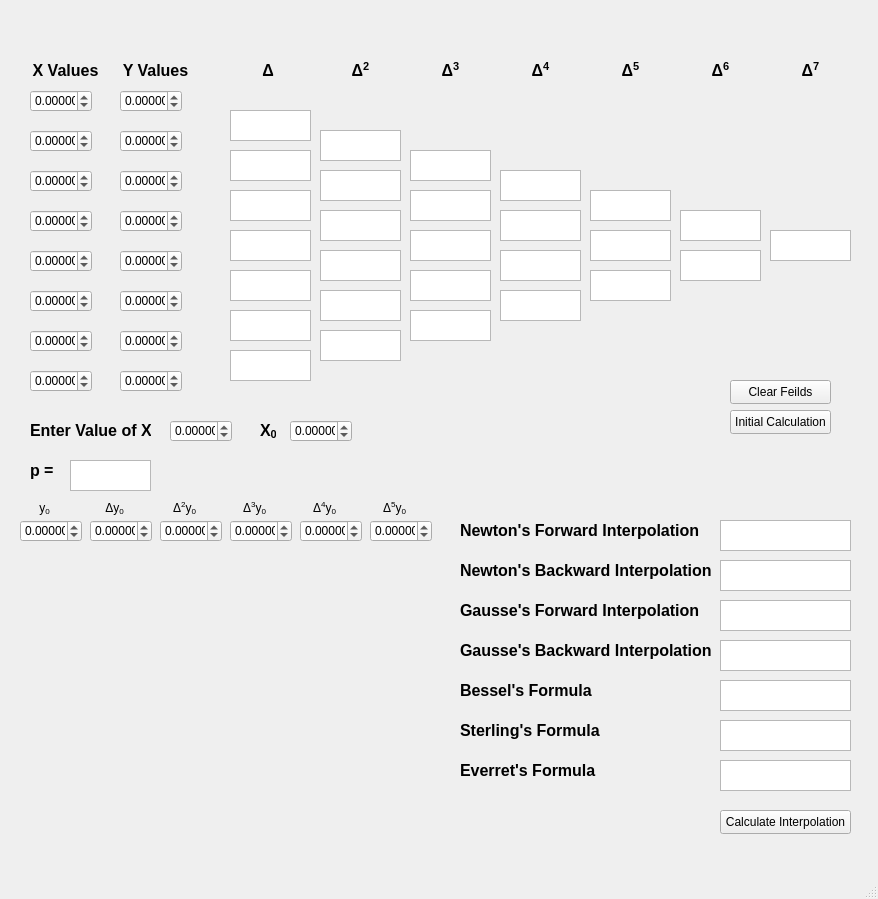
 <widget class="QMainWindow" name="MainWindow">
  <property name="geometry">
   <rect>
    <x>0</x>
    <y>0</y>
    <width>878</width>
    <height>899</height>
   </rect>
  </property>
  <property name="windowTitle">
   <string>Interpolation</string>
  </property>
  <widget class="QWidget" name="centralwidget">
   <widget class="QDoubleSpinBox" name="x1">
    <property name="geometry">
     <rect>
      <x>30</x>
      <y>90</y>
      <width>62</width>
      <height>22</height>
     </rect>
    </property>
    <property name="decimals">
     <number>6</number>
    </property>
    <property name="minimum">
     <double>-10000.000000000000000</double>
    </property>
    <property name="maximum">
     <double>10000.000000000000000</double>
    </property>
   </widget>
   <widget class="QLabel" name="xValuesLabel">
    <property name="geometry">
     <rect>
      <x>30</x>
      <y>60</y>
      <width>71</width>
      <height>21</height>
     </rect>
    </property>
    <property name="text">
     <string>&lt;html&gt;&lt;head/&gt;&lt;body&gt;&lt;p align=&quot;center&quot;&gt;&lt;span style=&quot; font-size:12pt; font-weight:700;&quot;&gt;X Values&lt;/span&gt;&lt;/p&gt;&lt;/body&gt;&lt;/html&gt;</string>
    </property>
   </widget>
   <widget class="QDoubleSpinBox" name="x2">
    <property name="geometry">
     <rect>
      <x>30</x>
      <y>130</y>
      <width>62</width>
      <height>22</height>
     </rect>
    </property>
    <property name="decimals">
     <number>6</number>
    </property>
    <property name="minimum">
     <double>-10000.000000000000000</double>
    </property>
    <property name="maximum">
     <double>10000.000000000000000</double>
    </property>
   </widget>
   <widget class="QDoubleSpinBox" name="x3">
    <property name="geometry">
     <rect>
      <x>30</x>
      <y>170</y>
      <width>62</width>
      <height>22</height>
     </rect>
    </property>
    <property name="decimals">
     <number>6</number>
    </property>
    <property name="minimum">
     <double>-10000.000000000000000</double>
    </property>
    <property name="maximum">
     <double>10000.000000000000000</double>
    </property>
   </widget>
   <widget class="QDoubleSpinBox" name="x4">
    <property name="geometry">
     <rect>
      <x>30</x>
      <y>210</y>
      <width>62</width>
      <height>22</height>
     </rect>
    </property>
    <property name="decimals">
     <number>6</number>
    </property>
    <property name="minimum">
     <double>-10000.000000000000000</double>
    </property>
    <property name="maximum">
     <double>10000.000000000000000</double>
    </property>
   </widget>
   <widget class="QDoubleSpinBox" name="x5">
    <property name="geometry">
     <rect>
      <x>30</x>
      <y>250</y>
      <width>62</width>
      <height>22</height>
     </rect>
    </property>
    <property name="decimals">
     <number>6</number>
    </property>
    <property name="minimum">
     <double>-10000.000000000000000</double>
    </property>
    <property name="maximum">
     <double>10000.000000000000000</double>
    </property>
   </widget>
   <widget class="QDoubleSpinBox" name="x6">
    <property name="geometry">
     <rect>
      <x>30</x>
      <y>290</y>
      <width>62</width>
      <height>22</height>
     </rect>
    </property>
    <property name="decimals">
     <number>6</number>
    </property>
    <property name="minimum">
     <double>-10000.000000000000000</double>
    </property>
    <property name="maximum">
     <double>10000.000000000000000</double>
    </property>
   </widget>
   <widget class="QDoubleSpinBox" name="x7">
    <property name="geometry">
     <rect>
      <x>30</x>
      <y>330</y>
      <width>62</width>
      <height>22</height>
     </rect>
    </property>
    <property name="decimals">
     <number>6</number>
    </property>
    <property name="minimum">
     <double>-10000.000000000000000</double>
    </property>
    <property name="maximum">
     <double>10000.000000000000000</double>
    </property>
   </widget>
   <widget class="QDoubleSpinBox" name="x8">
    <property name="geometry">
     <rect>
      <x>30</x>
      <y>370</y>
      <width>62</width>
      <height>22</height>
     </rect>
    </property>
    <property name="decimals">
     <number>6</number>
    </property>
    <property name="minimum">
     <double>-10000.000000000000000</double>
    </property>
    <property name="maximum">
     <double>10000.000000000000000</double>
    </property>
   </widget>
   <widget class="QDoubleSpinBox" name="y7">
    <property name="geometry">
     <rect>
      <x>120</x>
      <y>330</y>
      <width>62</width>
      <height>22</height>
     </rect>
    </property>
    <property name="decimals">
     <number>6</number>
    </property>
    <property name="minimum">
     <double>-10000.000000000000000</double>
    </property>
    <property name="maximum">
     <double>10000.000000000000000</double>
    </property>
   </widget>
   <widget class="QDoubleSpinBox" name="y4">
    <property name="geometry">
     <rect>
      <x>120</x>
      <y>210</y>
      <width>62</width>
      <height>22</height>
     </rect>
    </property>
    <property name="decimals">
     <number>6</number>
    </property>
    <property name="minimum">
     <double>-10000.000000000000000</double>
    </property>
    <property name="maximum">
     <double>10000.000000000000000</double>
    </property>
   </widget>
   <widget class="QLabel" name="YValuesLabel">
    <property name="geometry">
     <rect>
      <x>120</x>
      <y>60</y>
      <width>71</width>
      <height>21</height>
     </rect>
    </property>
    <property name="text">
     <string>&lt;html&gt;&lt;head/&gt;&lt;body&gt;&lt;p align=&quot;center&quot;&gt;&lt;span style=&quot; font-size:12pt; font-weight:700;&quot;&gt;Y Values&lt;/span&gt;&lt;/p&gt;&lt;/body&gt;&lt;/html&gt;</string>
    </property>
   </widget>
   <widget class="QDoubleSpinBox" name="y6">
    <property name="geometry">
     <rect>
      <x>120</x>
      <y>290</y>
      <width>62</width>
      <height>22</height>
     </rect>
    </property>
    <property name="decimals">
     <number>6</number>
    </property>
    <property name="minimum">
     <double>-10000.000000000000000</double>
    </property>
    <property name="maximum">
     <double>10000.000000000000000</double>
    </property>
   </widget>
   <widget class="QDoubleSpinBox" name="y2">
    <property name="geometry">
     <rect>
      <x>120</x>
      <y>130</y>
      <width>62</width>
      <height>22</height>
     </rect>
    </property>
    <property name="decimals">
     <number>6</number>
    </property>
    <property name="minimum">
     <double>-10000.000000000000000</double>
    </property>
    <property name="maximum">
     <double>10000.000000000000000</double>
    </property>
   </widget>
   <widget class="QDoubleSpinBox" name="y1">
    <property name="geometry">
     <rect>
      <x>120</x>
      <y>90</y>
      <width>62</width>
      <height>22</height>
     </rect>
    </property>
    <property name="decimals">
     <number>6</number>
    </property>
    <property name="minimum">
     <double>-10000.000000000000000</double>
    </property>
    <property name="maximum">
     <double>10000.000000000000000</double>
    </property>
   </widget>
   <widget class="QDoubleSpinBox" name="y3">
    <property name="geometry">
     <rect>
      <x>120</x>
      <y>170</y>
      <width>62</width>
      <height>22</height>
     </rect>
    </property>
    <property name="decimals">
     <number>6</number>
    </property>
    <property name="minimum">
     <double>-10000.000000000000000</double>
    </property>
    <property name="maximum">
     <double>10000.000000000000000</double>
    </property>
   </widget>
   <widget class="QDoubleSpinBox" name="y5">
    <property name="geometry">
     <rect>
      <x>120</x>
      <y>250</y>
      <width>62</width>
      <height>22</height>
     </rect>
    </property>
    <property name="decimals">
     <number>6</number>
    </property>
    <property name="minimum">
     <double>-10000.000000000000000</double>
    </property>
    <property name="maximum">
     <double>10000.000000000000000</double>
    </property>
   </widget>
   <widget class="QDoubleSpinBox" name="y8">
    <property name="geometry">
     <rect>
      <x>120</x>
      <y>370</y>
      <width>62</width>
      <height>22</height>
     </rect>
    </property>
    <property name="decimals">
     <number>6</number>
    </property>
    <property name="minimum">
     <double>-10000.000000000000000</double>
    </property>
    <property name="maximum">
     <double>10000.000000000000000</double>
    </property>
   </widget>
   <widget class="QTextBrowser" name="delta1">
    <property name="geometry">
     <rect>
      <x>230</x>
      <y>110</y>
      <width>81</width>
      <height>31</height>
     </rect>
    </property>
   </widget>
   <widget class="QLabel" name="deltaLabel">
    <property name="geometry">
     <rect>
      <x>260</x>
      <y>60</y>
      <width>16</width>
      <height>21</height>
     </rect>
    </property>
    <property name="text">
     <string>&lt;html&gt;&lt;head/&gt;&lt;body&gt;&lt;p align=&quot;center&quot;&gt;&lt;span style=&quot; font-size:12pt; font-weight:700;&quot;&gt;Δ&lt;/span&gt;&lt;/p&gt;&lt;/body&gt;&lt;/html&gt;</string>
    </property>
   </widget>
   <widget class="QTextBrowser" name="delta2">
    <property name="geometry">
     <rect>
      <x>230</x>
      <y>150</y>
      <width>81</width>
      <height>31</height>
     </rect>
    </property>
   </widget>
   <widget class="QTextBrowser" name="delta3">
    <property name="geometry">
     <rect>
      <x>230</x>
      <y>190</y>
      <width>81</width>
      <height>31</height>
     </rect>
    </property>
   </widget>
   <widget class="QTextBrowser" name="delta4">
    <property name="geometry">
     <rect>
      <x>230</x>
      <y>230</y>
      <width>81</width>
      <height>31</height>
     </rect>
    </property>
   </widget>
   <widget class="QTextBrowser" name="delta5">
    <property name="geometry">
     <rect>
      <x>230</x>
      <y>270</y>
      <width>81</width>
      <height>31</height>
     </rect>
    </property>
   </widget>
   <widget class="QTextBrowser" name="delta6">
    <property name="geometry">
     <rect>
      <x>230</x>
      <y>310</y>
      <width>81</width>
      <height>31</height>
     </rect>
    </property>
   </widget>
   <widget class="QTextBrowser" name="delta7">
    <property name="geometry">
     <rect>
      <x>230</x>
      <y>350</y>
      <width>81</width>
      <height>31</height>
     </rect>
    </property>
   </widget>
   <widget class="QTextBrowser" name="delta26">
    <property name="geometry">
     <rect>
      <x>320</x>
      <y>330</y>
      <width>81</width>
      <height>31</height>
     </rect>
    </property>
   </widget>
   <widget class="QLabel" name="delta2Label">
    <property name="geometry">
     <rect>
      <x>350</x>
      <y>60</y>
      <width>21</width>
      <height>21</height>
     </rect>
    </property>
    <property name="text">
     <string>&lt;html&gt;&lt;head/&gt;&lt;body&gt;&lt;p align=&quot;center&quot;&gt;&lt;span style=&quot; font-size:12pt; font-weight:700;&quot;&gt;Δ&lt;/span&gt;&lt;span style=&quot; font-size:12pt; font-weight:700; vertical-align:super;&quot;&gt;2&lt;/span&gt;&lt;/p&gt;&lt;/body&gt;&lt;/html&gt;</string>
    </property>
   </widget>
   <widget class="QTextBrowser" name="delta23">
    <property name="geometry">
     <rect>
      <x>320</x>
      <y>210</y>
      <width>81</width>
      <height>31</height>
     </rect>
    </property>
   </widget>
   <widget class="QTextBrowser" name="delta24">
    <property name="geometry">
     <rect>
      <x>320</x>
      <y>250</y>
      <width>81</width>
      <height>31</height>
     </rect>
    </property>
   </widget>
   <widget class="QTextBrowser" name="delta25">
    <property name="geometry">
     <rect>
      <x>320</x>
      <y>290</y>
      <width>81</width>
      <height>31</height>
     </rect>
    </property>
   </widget>
   <widget class="QTextBrowser" name="delta21">
    <property name="geometry">
     <rect>
      <x>320</x>
      <y>130</y>
      <width>81</width>
      <height>31</height>
     </rect>
    </property>
   </widget>
   <widget class="QTextBrowser" name="delta22">
    <property name="geometry">
     <rect>
      <x>320</x>
      <y>170</y>
      <width>81</width>
      <height>31</height>
     </rect>
    </property>
   </widget>
   <widget class="QTextBrowser" name="delta31">
    <property name="geometry">
     <rect>
      <x>410</x>
      <y>150</y>
      <width>81</width>
      <height>31</height>
     </rect>
    </property>
   </widget>
   <widget class="QTextBrowser" name="delta34">
    <property name="geometry">
     <rect>
      <x>410</x>
      <y>270</y>
      <width>81</width>
      <height>31</height>
     </rect>
    </property>
   </widget>
   <widget class="QTextBrowser" name="delta32">
    <property name="geometry">
     <rect>
      <x>410</x>
      <y>190</y>
      <width>81</width>
      <height>31</height>
     </rect>
    </property>
   </widget>
   <widget class="QTextBrowser" name="delta33">
    <property name="geometry">
     <rect>
      <x>410</x>
      <y>230</y>
      <width>81</width>
      <height>31</height>
     </rect>
    </property>
   </widget>
   <widget class="QTextBrowser" name="delta35">
    <property name="geometry">
     <rect>
      <x>410</x>
      <y>310</y>
      <width>81</width>
      <height>31</height>
     </rect>
    </property>
   </widget>
   <widget class="QLabel" name="delta3Label">
    <property name="geometry">
     <rect>
      <x>440</x>
      <y>60</y>
      <width>21</width>
      <height>21</height>
     </rect>
    </property>
    <property name="text">
     <string>&lt;html&gt;&lt;head/&gt;&lt;body&gt;&lt;p align=&quot;center&quot;&gt;&lt;span style=&quot; font-size:12pt; font-weight:700;&quot;&gt;Δ&lt;/span&gt;&lt;span style=&quot; font-size:12pt; font-weight:700; vertical-align:super;&quot;&gt;3&lt;/span&gt;&lt;/p&gt;&lt;/body&gt;&lt;/html&gt;</string>
    </property>
   </widget>
   <widget class="QLabel" name="delta4Label">
    <property name="geometry">
     <rect>
      <x>530</x>
      <y>60</y>
      <width>21</width>
      <height>21</height>
     </rect>
    </property>
    <property name="text">
     <string>&lt;html&gt;&lt;head/&gt;&lt;body&gt;&lt;p align=&quot;center&quot;&gt;&lt;span style=&quot; font-size:12pt; font-weight:700;&quot;&gt;Δ&lt;/span&gt;&lt;span style=&quot; font-size:12pt; font-weight:700; vertical-align:super;&quot;&gt;4&lt;/span&gt;&lt;/p&gt;&lt;/body&gt;&lt;/html&gt;</string>
    </property>
   </widget>
   <widget class="QTextBrowser" name="delta41">
    <property name="geometry">
     <rect>
      <x>500</x>
      <y>170</y>
      <width>81</width>
      <height>31</height>
     </rect>
    </property>
   </widget>
   <widget class="QTextBrowser" name="delta43">
    <property name="geometry">
     <rect>
      <x>500</x>
      <y>250</y>
      <width>81</width>
      <height>31</height>
     </rect>
    </property>
   </widget>
   <widget class="QTextBrowser" name="delta44">
    <property name="geometry">
     <rect>
      <x>500</x>
      <y>290</y>
      <width>81</width>
      <height>31</height>
     </rect>
    </property>
   </widget>
   <widget class="QTextBrowser" name="delta42">
    <property name="geometry">
     <rect>
      <x>500</x>
      <y>210</y>
      <width>81</width>
      <height>31</height>
     </rect>
    </property>
   </widget>
   <widget class="QTextBrowser" name="delta51">
    <property name="geometry">
     <rect>
      <x>590</x>
      <y>190</y>
      <width>81</width>
      <height>31</height>
     </rect>
    </property>
   </widget>
   <widget class="QTextBrowser" name="delta53">
    <property name="geometry">
     <rect>
      <x>590</x>
      <y>270</y>
      <width>81</width>
      <height>31</height>
     </rect>
    </property>
   </widget>
   <widget class="QLabel" name="delta5Label">
    <property name="geometry">
     <rect>
      <x>620</x>
      <y>60</y>
      <width>21</width>
      <height>21</height>
     </rect>
    </property>
    <property name="text">
     <string>&lt;html&gt;&lt;head/&gt;&lt;body&gt;&lt;p align=&quot;center&quot;&gt;&lt;span style=&quot; font-size:12pt; font-weight:700;&quot;&gt;Δ&lt;/span&gt;&lt;span style=&quot; font-size:12pt; font-weight:700; vertical-align:super;&quot;&gt;5&lt;/span&gt;&lt;/p&gt;&lt;/body&gt;&lt;/html&gt;</string>
    </property>
   </widget>
   <widget class="QTextBrowser" name="delta52">
    <property name="geometry">
     <rect>
      <x>590</x>
      <y>230</y>
      <width>81</width>
      <height>31</height>
     </rect>
    </property>
   </widget>
   <widget class="QTextBrowser" name="delta61">
    <property name="geometry">
     <rect>
      <x>680</x>
      <y>210</y>
      <width>81</width>
      <height>31</height>
     </rect>
    </property>
   </widget>
   <widget class="QLabel" name="delta6Label">
    <property name="geometry">
     <rect>
      <x>710</x>
      <y>60</y>
      <width>21</width>
      <height>21</height>
     </rect>
    </property>
    <property name="text">
     <string>&lt;html&gt;&lt;head/&gt;&lt;body&gt;&lt;p align=&quot;center&quot;&gt;&lt;span style=&quot; font-size:12pt; font-weight:700;&quot;&gt;Δ&lt;/span&gt;&lt;span style=&quot; font-size:12pt; font-weight:700; vertical-align:super;&quot;&gt;6&lt;/span&gt;&lt;/p&gt;&lt;/body&gt;&lt;/html&gt;</string>
    </property>
   </widget>
   <widget class="QTextBrowser" name="delta62">
    <property name="geometry">
     <rect>
      <x>680</x>
      <y>250</y>
      <width>81</width>
      <height>31</height>
     </rect>
    </property>
   </widget>
   <widget class="QTextBrowser" name="delta71">
    <property name="geometry">
     <rect>
      <x>770</x>
      <y>230</y>
      <width>81</width>
      <height>31</height>
     </rect>
    </property>
   </widget>
   <widget class="QLabel" name="delta7Label">
    <property name="geometry">
     <rect>
      <x>800</x>
      <y>60</y>
      <width>21</width>
      <height>21</height>
     </rect>
    </property>
    <property name="text">
     <string>&lt;html&gt;&lt;head/&gt;&lt;body&gt;&lt;p align=&quot;center&quot;&gt;&lt;span style=&quot; font-size:12pt; font-weight:700;&quot;&gt;Δ&lt;/span&gt;&lt;span style=&quot; font-size:12pt; font-weight:700; vertical-align:super;&quot;&gt;7&lt;/span&gt;&lt;/p&gt;&lt;/body&gt;&lt;/html&gt;</string>
    </property>
   </widget>
   <widget class="QLabel" name="xValueLabel">
    <property name="geometry">
     <rect>
      <x>30</x>
      <y>420</y>
      <width>121</width>
      <height>21</height>
     </rect>
    </property>
    <property name="text">
     <string>&lt;html&gt;&lt;head/&gt;&lt;body&gt;&lt;p&gt;&lt;span style=&quot; font-size:12pt; font-weight:700;&quot;&gt;Enter Value of X&lt;/span&gt;&lt;/p&gt;&lt;/body&gt;&lt;/html&gt;</string>
    </property>
   </widget>
   <widget class="QDoubleSpinBox" name="x">
    <property name="geometry">
     <rect>
      <x>170</x>
      <y>420</y>
      <width>62</width>
      <height>22</height>
     </rect>
    </property>
    <property name="decimals">
     <number>6</number>
    </property>
    <property name="minimum">
     <double>-10000.000000000000000</double>
    </property>
    <property name="maximum">
     <double>10000.000000000000000</double>
    </property>
   </widget>
   <widget class="QLabel" name="pValueLabel">
    <property name="geometry">
     <rect>
      <x>30</x>
      <y>460</y>
      <width>41</width>
      <height>21</height>
     </rect>
    </property>
    <property name="text">
     <string>&lt;html&gt;&lt;head/&gt;&lt;body&gt;&lt;p&gt;&lt;span style=&quot; font-size:12pt; font-weight:700;&quot;&gt;p = &lt;/span&gt;&lt;/p&gt;&lt;/body&gt;&lt;/html&gt;</string>
    </property>
   </widget>
   <widget class="QTextBrowser" name="p">
    <property name="geometry">
     <rect>
      <x>70</x>
      <y>460</y>
      <width>81</width>
      <height>31</height>
     </rect>
    </property>
   </widget>
   <widget class="QPushButton" name="initialCalculationButton">
    <property name="geometry">
     <rect>
      <x>730</x>
      <y>410</y>
      <width>101</width>
      <height>24</height>
     </rect>
    </property>
    <property name="text">
     <string>Initial Calculation</string>
    </property>
   </widget>
   <widget class="QPushButton" name="clearFields">
    <property name="geometry">
     <rect>
      <x>730</x>
      <y>380</y>
      <width>101</width>
      <height>24</height>
     </rect>
    </property>
    <property name="text">
     <string>Clear Feilds</string>
    </property>
   </widget>
   <widget class="QLabel" name="xNodValueLabel">
    <property name="geometry">
     <rect>
      <x>260</x>
      <y>420</y>
      <width>16</width>
      <height>21</height>
     </rect>
    </property>
    <property name="text">
     <string>&lt;html&gt;&lt;head/&gt;&lt;body&gt;&lt;p&gt;&lt;span style=&quot; font-size:12pt; font-weight:700;&quot;&gt;X&lt;/span&gt;&lt;span style=&quot; font-size:12pt; font-weight:700; vertical-align:sub;&quot;&gt;0&lt;/span&gt;&lt;/p&gt;&lt;/body&gt;&lt;/html&gt;</string>
    </property>
   </widget>
   <widget class="QDoubleSpinBox" name="xNod">
    <property name="geometry">
     <rect>
      <x>290</x>
      <y>420</y>
      <width>62</width>
      <height>22</height>
     </rect>
    </property>
    <property name="decimals">
     <number>6</number>
    </property>
    <property name="minimum">
     <double>-10000.000000000000000</double>
    </property>
    <property name="maximum">
     <double>10000.000000000000000</double>
    </property>
   </widget>
   <widget class="QLabel" name="nForwardInterpolationLabel">
    <property name="geometry">
     <rect>
      <x>460</x>
      <y>520</y>
      <width>251</width>
      <height>21</height>
     </rect>
    </property>
    <property name="text">
     <string>&lt;html&gt;&lt;head/&gt;&lt;body&gt;&lt;p&gt;&lt;span style=&quot; font-size:12pt; font-weight:700;&quot;&gt;Newton's Forward Interpolation&lt;/span&gt;&lt;/p&gt;&lt;/body&gt;&lt;/html&gt;</string>
    </property>
   </widget>
   <widget class="QTextBrowser" name="nForwardInterpolation">
    <property name="geometry">
     <rect>
      <x>720</x>
      <y>520</y>
      <width>131</width>
      <height>31</height>
     </rect>
    </property>
   </widget>
   <widget class="QLabel" name="nBackwardInterpolationLabel">
    <property name="geometry">
     <rect>
      <x>460</x>
      <y>560</y>
      <width>251</width>
      <height>21</height>
     </rect>
    </property>
    <property name="text">
     <string>&lt;html&gt;&lt;head/&gt;&lt;body&gt;&lt;p&gt;&lt;span style=&quot; font-size:12pt; font-weight:700;&quot;&gt;Newton's Backward Interpolation&lt;/span&gt;&lt;/p&gt;&lt;/body&gt;&lt;/html&gt;</string>
    </property>
   </widget>
   <widget class="QTextBrowser" name="nBackwardInterpolation">
    <property name="geometry">
     <rect>
      <x>720</x>
      <y>560</y>
      <width>131</width>
      <height>31</height>
     </rect>
    </property>
   </widget>
   <widget class="QTextBrowser" name="gBackwardInterpolation">
    <property name="geometry">
     <rect>
      <x>720</x>
      <y>640</y>
      <width>131</width>
      <height>31</height>
     </rect>
    </property>
   </widget>
   <widget class="QLabel" name="gForwardInterpolationLabel">
    <property name="geometry">
     <rect>
      <x>460</x>
      <y>600</y>
      <width>251</width>
      <height>21</height>
     </rect>
    </property>
    <property name="text">
     <string>&lt;html&gt;&lt;head/&gt;&lt;body&gt;&lt;p&gt;&lt;span style=&quot; font-size:12pt; font-weight:700;&quot;&gt;Gausse's Forward Interpolation&lt;/span&gt;&lt;/p&gt;&lt;/body&gt;&lt;/html&gt;</string>
    </property>
   </widget>
   <widget class="QLabel" name="gBackwardInterpolationLabel">
    <property name="geometry">
     <rect>
      <x>460</x>
      <y>640</y>
      <width>251</width>
      <height>21</height>
     </rect>
    </property>
    <property name="text">
     <string>&lt;html&gt;&lt;head/&gt;&lt;body&gt;&lt;p&gt;&lt;span style=&quot; font-size:12pt; font-weight:700;&quot;&gt;Gausse's Backward Interpolation&lt;/span&gt;&lt;/p&gt;&lt;/body&gt;&lt;/html&gt;</string>
    </property>
   </widget>
   <widget class="QTextBrowser" name="gForwardInterpolation">
    <property name="geometry">
     <rect>
      <x>720</x>
      <y>600</y>
      <width>131</width>
      <height>31</height>
     </rect>
    </property>
   </widget>
   <widget class="QLabel" name="besselsFormulaLabel">
    <property name="geometry">
     <rect>
      <x>460</x>
      <y>680</y>
      <width>251</width>
      <height>21</height>
     </rect>
    </property>
    <property name="text">
     <string>&lt;html&gt;&lt;head/&gt;&lt;body&gt;&lt;p&gt;&lt;span style=&quot; font-size:12pt; font-weight:700;&quot;&gt;Bessel's Formula&lt;/span&gt;&lt;/p&gt;&lt;/body&gt;&lt;/html&gt;</string>
    </property>
   </widget>
   <widget class="QTextBrowser" name="besselsFormula">
    <property name="geometry">
     <rect>
      <x>720</x>
      <y>680</y>
      <width>131</width>
      <height>31</height>
     </rect>
    </property>
   </widget>
   <widget class="QLabel" name="sterlingsFormulaLabel">
    <property name="geometry">
     <rect>
      <x>460</x>
      <y>720</y>
      <width>251</width>
      <height>21</height>
     </rect>
    </property>
    <property name="text">
     <string>&lt;html&gt;&lt;head/&gt;&lt;body&gt;&lt;p&gt;&lt;span style=&quot; font-size:12pt; font-weight:700;&quot;&gt;Sterling's Formula&lt;/span&gt;&lt;/p&gt;&lt;/body&gt;&lt;/html&gt;</string>
    </property>
   </widget>
   <widget class="QTextBrowser" name="sterlingsFormula">
    <property name="geometry">
     <rect>
      <x>720</x>
      <y>720</y>
      <width>131</width>
      <height>31</height>
     </rect>
    </property>
   </widget>
   <widget class="QLabel" name="everretsFormulaLabel">
    <property name="geometry">
     <rect>
      <x>460</x>
      <y>760</y>
      <width>251</width>
      <height>21</height>
     </rect>
    </property>
    <property name="text">
     <string>&lt;html&gt;&lt;head/&gt;&lt;body&gt;&lt;p&gt;&lt;span style=&quot; font-size:12pt; font-weight:700;&quot;&gt;Everret's Formula&lt;/span&gt;&lt;/p&gt;&lt;/body&gt;&lt;/html&gt;</string>
    </property>
   </widget>
   <widget class="QTextBrowser" name="everretsFormula">
    <property name="geometry">
     <rect>
      <x>720</x>
      <y>760</y>
      <width>131</width>
      <height>31</height>
     </rect>
    </property>
   </widget>
   <widget class="QPushButton" name="calculateInterpolation">
    <property name="geometry">
     <rect>
      <x>720</x>
      <y>810</y>
      <width>131</width>
      <height>24</height>
     </rect>
    </property>
    <property name="text">
     <string>Calculate Interpolation</string>
    </property>
   </widget>
   <widget class="QDoubleSpinBox" name="yNod">
    <property name="geometry">
     <rect>
      <x>20</x>
      <y>520</y>
      <width>62</width>
      <height>22</height>
     </rect>
    </property>
    <property name="decimals">
     <number>6</number>
    </property>
    <property name="minimum">
     <double>-10000.000000000000000</double>
    </property>
    <property name="maximum">
     <double>10000.000000000000000</double>
    </property>
   </widget>
   <widget class="QLabel" name="yNodLabel">
    <property name="geometry">
     <rect>
      <x>20</x>
      <y>500</y>
      <width>49</width>
      <height>16</height>
     </rect>
    </property>
    <property name="text">
     <string>&lt;html&gt;&lt;head/&gt;&lt;body&gt;&lt;p align=&quot;center&quot;&gt;y&lt;span style=&quot; vertical-align:sub;&quot;&gt;0&lt;/span&gt;&lt;/p&gt;&lt;/body&gt;&lt;/html&gt;</string>
    </property>
   </widget>
   <widget class="QLabel" name="yDeltaNodLabel">
    <property name="geometry">
     <rect>
      <x>90</x>
      <y>500</y>
      <width>49</width>
      <height>16</height>
     </rect>
    </property>
    <property name="text">
     <string>&lt;html&gt;&lt;head/&gt;&lt;body&gt;&lt;p align=&quot;center&quot;&gt;Δy&lt;span style=&quot; vertical-align:sub;&quot;&gt;0&lt;/span&gt;&lt;/p&gt;&lt;/body&gt;&lt;/html&gt;</string>
    </property>
   </widget>
   <widget class="QDoubleSpinBox" name="yDeltaNod">
    <property name="geometry">
     <rect>
      <x>90</x>
      <y>520</y>
      <width>62</width>
      <height>22</height>
     </rect>
    </property>
    <property name="decimals">
     <number>6</number>
    </property>
    <property name="minimum">
     <double>-10000.000000000000000</double>
    </property>
    <property name="maximum">
     <double>10000.000000000000000</double>
    </property>
   </widget>
   <widget class="QDoubleSpinBox" name="yDelta2Nod">
    <property name="geometry">
     <rect>
      <x>160</x>
      <y>520</y>
      <width>62</width>
      <height>22</height>
     </rect>
    </property>
    <property name="decimals">
     <number>6</number>
    </property>
    <property name="minimum">
     <double>-10000.000000000000000</double>
    </property>
    <property name="maximum">
     <double>10000.000000000000000</double>
    </property>
   </widget>
   <widget class="QLabel" name="yDelta2NodLabel">
    <property name="geometry">
     <rect>
      <x>160</x>
      <y>500</y>
      <width>49</width>
      <height>16</height>
     </rect>
    </property>
    <property name="text">
     <string>&lt;html&gt;&lt;head/&gt;&lt;body&gt;&lt;p align=&quot;center&quot;&gt;Δ&lt;span style=&quot; vertical-align:super;&quot;&gt;2&lt;/span&gt;y&lt;span style=&quot; vertical-align:sub;&quot;&gt;0&lt;/span&gt;&lt;/p&gt;&lt;/body&gt;&lt;/html&gt;</string>
    </property>
   </widget>
   <widget class="QLabel" name="yDelta3NodLabel">
    <property name="geometry">
     <rect>
      <x>230</x>
      <y>500</y>
      <width>49</width>
      <height>16</height>
     </rect>
    </property>
    <property name="text">
     <string>&lt;html&gt;&lt;head/&gt;&lt;body&gt;&lt;p align=&quot;center&quot;&gt;Δ&lt;span style=&quot; vertical-align:super;&quot;&gt;3&lt;/span&gt;y&lt;span style=&quot; vertical-align:sub;&quot;&gt;0&lt;/span&gt;&lt;/p&gt;&lt;/body&gt;&lt;/html&gt;</string>
    </property>
   </widget>
   <widget class="QDoubleSpinBox" name="yDelta3Nod">
    <property name="geometry">
     <rect>
      <x>230</x>
      <y>520</y>
      <width>62</width>
      <height>22</height>
     </rect>
    </property>
    <property name="decimals">
     <number>6</number>
    </property>
    <property name="minimum">
     <double>-10000.000000000000000</double>
    </property>
    <property name="maximum">
     <double>10000.000000000000000</double>
    </property>
   </widget>
   <widget class="QDoubleSpinBox" name="yDelta4Nod">
    <property name="geometry">
     <rect>
      <x>300</x>
      <y>520</y>
      <width>62</width>
      <height>22</height>
     </rect>
    </property>
    <property name="decimals">
     <number>6</number>
    </property>
    <property name="minimum">
     <double>-10000.000000000000000</double>
    </property>
    <property name="maximum">
     <double>10000.000000000000000</double>
    </property>
   </widget>
   <widget class="QLabel" name="yDelta4NodLabel">
    <property name="geometry">
     <rect>
      <x>300</x>
      <y>500</y>
      <width>49</width>
      <height>16</height>
     </rect>
    </property>
    <property name="text">
     <string>&lt;html&gt;&lt;head/&gt;&lt;body&gt;&lt;p align=&quot;center&quot;&gt;Δ&lt;span style=&quot; vertical-align:super;&quot;&gt;4&lt;/span&gt;y&lt;span style=&quot; vertical-align:sub;&quot;&gt;0&lt;/span&gt;&lt;/p&gt;&lt;/body&gt;&lt;/html&gt;</string>
    </property>
   </widget>
   <widget class="QLabel" name="yDelta5NodLabel">
    <property name="geometry">
     <rect>
      <x>370</x>
      <y>500</y>
      <width>49</width>
      <height>16</height>
     </rect>
    </property>
    <property name="text">
     <string>&lt;html&gt;&lt;head/&gt;&lt;body&gt;&lt;p align=&quot;center&quot;&gt;Δ&lt;span style=&quot; vertical-align:super;&quot;&gt;5&lt;/span&gt;y&lt;span style=&quot; vertical-align:sub;&quot;&gt;0&lt;/span&gt;&lt;/p&gt;&lt;/body&gt;&lt;/html&gt;</string>
    </property>
   </widget>
   <widget class="QDoubleSpinBox" name="yDelta5Nod">
    <property name="geometry">
     <rect>
      <x>370</x>
      <y>520</y>
      <width>62</width>
      <height>22</height>
     </rect>
    </property>
    <property name="decimals">
     <number>6</number>
    </property>
    <property name="minimum">
     <double>-10000.000000000000000</double>
    </property>
    <property name="maximum">
     <double>10000.000000000000000</double>
    </property>
   </widget>
  </widget>
  <widget class="QMenuBar" name="menubar">
   <property name="geometry">
    <rect>
     <x>0</x>
     <y>0</y>
     <width>878</width>
     <height>22</height>
    </rect>
   </property>
  </widget>
  <widget class="QStatusBar" name="statusbar"/>
 </widget>
